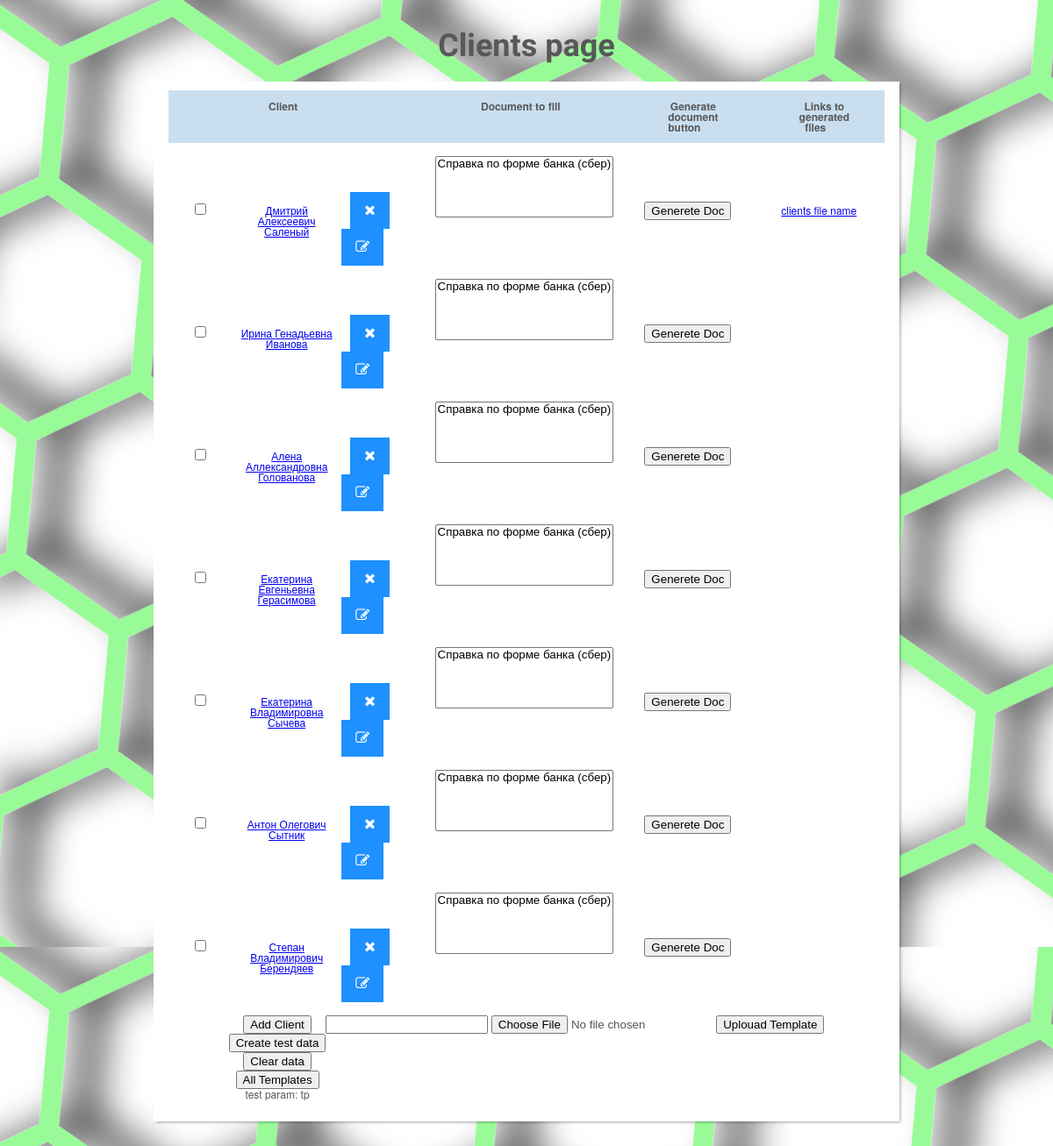
/clients/, run on the app's committed database.
### clients/models.py (models this page shows)
class Client(models.Model):
	first_name = models.CharField(max_length=30)
	part_name = models.CharField(max_length=30)
	last_name = models.CharField(max_length=30)
	class Meta:
		unique_together = ('first_name', 'part_name', 'last_name',)

class ClientsFile(models.Model):
    client = models.ForeignKey(Client, on_delete=models.CASCADE)
    file_name = models.CharField(max_length=500, default = "clients file name")
    file_path = models.CharField(max_length=1000, default = "/")

### clients/views.py (the view)
# urls.py: path('clients/', allClients),
def allClients(request, test_param="tp"):
	view_params['all_clients'] = Client.objects.all()
	view_params['all_docs'] = Document.objects.all()
	view_params['all_clients_files'] = ClientsFile.objects.all()
	view_params['p_table'] = 'clients'
	view_params['page_title'] = 'Clients page'
	return render(request, 'index.html', view_params);

### templates/index.html (shortened to what this page needs)
<!DOCTYPE html>
<html>
{% load staticfiles %}
    <link href="{% static 'css/clients_table.css' %}" rel="stylesheet" type="text/css" >
    <link rel="stylesheet" href="https://cdnjs.cloudflare.com/ajax/libs/font-awesome/4.7.0/css/font-awesome.min.css">
<body>
{% load staticfiles %}
<h1>{{page_title}}</h1>
 <div id="wrapper">
     {% if p_table == 'clients' %}
        {% include 'clients.html' %}
     {% endif %}
{% include 'clients_button.html' %}
</div>
</body>
</html>

### templates/clients.html (shortened to what this page needs)
<table id="keywords" cellspacing="0" cellpadding="0">
    <thead>
    <tr>
        <th></th>
        <th ><span> Client </span></th>
        <th style="width: 100px"><span>  </span></th>
        <th><span> Document to fill </span></th>
        <th><span> Generate document button </span></th>
        <th><span> Links to generated files </span></th>
    </tr>
    </thead>
    {% for p_client in all_clients %}
        <form action="/clientForm/{{ p_client.id }}" method="POST" style="display:inline;">
            <tr>
                <div >
                    <td>
                        <input type="checkbox" name="cl_checked" value="{{ p_client.id }}">
                    </td>
                    <td>
                        <a href="/clientInfo/{{ p_client.id }}">
                            {{ p_client.first_name }} {{ p_client.part_name }} {{ p_client.last_name }}
                        </a>
                    </td>
                    <td style="display:inline;">
                        <button class="btn" name="sbm" value="Delete"><i class="fa fa-close"></i></button>
                        <button class="btn" name="sbm" value="Edit"><i class="fa fa-edit"></i></button>
                    </td>
                </div>
                <td>
                    <select name="doc_id" multiple>
                        {% for doc in all_docs %}
                            <option value="{{ doc.id }}"><a href="">{{ doc.name }}</a></option>
                        {% endfor %}
                    </select>
                </td>
                <td>
                    <input type="submit" name="sbm" value="Generete Doc">
                </td>
                <td>
                    <ul>
                        {% for client_file in all_clients_files %}
                            {% if client_file.client.id == p_client.id %}
                                {% load static %}
                                <li><a href="{% static client_file.file_path %}"> {{ client_file.file_name }}</a></li>
                            {% endif %}
                        {% endfor %}
                    </ul>
                </td>
            </tr>
        </form>
    {% endfor %}
</table>

### static/css/clients_table.css (style rules this page uses)
html, body, div, span, applet, object, iframe, h1, h2, h3, h4, h5, h6, p, blockquote, pre, a, abbr, acronym, address, big, cite, code, del, dfn, em, img, ins, kbd, q, s, samp, small, strike, strong, sub, sup, tt, var, b, u, i, center, dl, dt, dd, ol, ul, li, fieldset, form, label, legend, table, caption, tbody, tfoot, thead, tr, th, td, article, aside, canvas, details, embed, figure, figcaption, footer, header, hgroup, menu, nav, output, ruby, section, summary, time, mark, audio, video { margin: 0; padding: 0; border: 0; font-size: 100%; font: inherit; vertical-align: baseline; outline: none; -webkit-font-smoothing: antialiased; -webkit-text-size-adjust: 100%; -ms-text-size-adjust: 100%; -webkit-box-sizing: border-box; -moz-box-sizing: border-box; box-sizing: border-box; }
html { overflow-y: scroll; }
body { background: #eee url('https://i.imgur.com/eeQeRmk.png'); font-family: 'Helvetica Neue', Helvetica, Arial, sans-serif; font-size: 62.5%; line-height: 1; color: #585858; padding: 22px 10px; padding-bottom: 55px; }
ol, ul { list-style: none; }
input, textarea { -webkit-font-smoothing: antialiased; -webkit-text-size-adjust: 100%; -ms-text-size-adjust: 100%; -webkit-box-sizing: border-box; -moz-box-sizing: border-box; box-sizing: border-box; outline: none; }
table { border-collapse: collapse; border-spacing: 0; }
h1 { font-family: 'Amarante', Tahoma, sans-serif; font-weight: bold; font-size: 3.6em; line-height: 1.7em; margin-bottom: 10px; text-align: center; }
#wrapper { display: block; width: 850px; background: #fff; margin: 0 auto; padding: 10px 17px; -webkit-box-shadow: 2px 2px 3px -1px rgba(0,0,0,0.35); }
#keywords { margin: 0 auto; font-size: 1.2em; margin-bottom: 15px; }
#keywords thead { cursor: pointer; background: #c9dff0; }
#keywords thead tr th { font-weight: bold; padding: 12px 30px; padding-left: 42px; }
#keywords thead tr th span { padding-right: 20px; background-repeat: no-repeat; background-position: 100% 100%; }
#keywords tbody tr { color: #555; }
#keywords tbody tr td { text-align: center; padding: 15px 10px; }

### templates/index.html (style rules this page uses)
.btn { background-color: DodgerBlue; border: none; color: white; padding: 12px 16px; font-size: 16px; cursor: pointer; }

### data on the page
Client: first_name "Дмитрий", part_name "Алексеевич", last_name "Саленый"
ClientsFile: file_name "clients file name"
Client: first_name "Ирина", part_name "Генадьевна", last_name "Иванова"
Client: first_name "Алена", part_name "Аллександровна", last_name "Голованова"
Client: first_name "Екатерина", part_name "Евгеньевна", last_name "Герасимова"
Client: first_name "Екатерина", part_name "Владимировна", last_name "Сычева"
Client: first_name "Антон", part_name "Олегович", last_name "Сытник"
Client: first_name "Степан", part_name "Владимирович", last_name "Берендяев"

### other printed values
{{ page_title }} "Clients page"
{{ test_param }} "tp"
